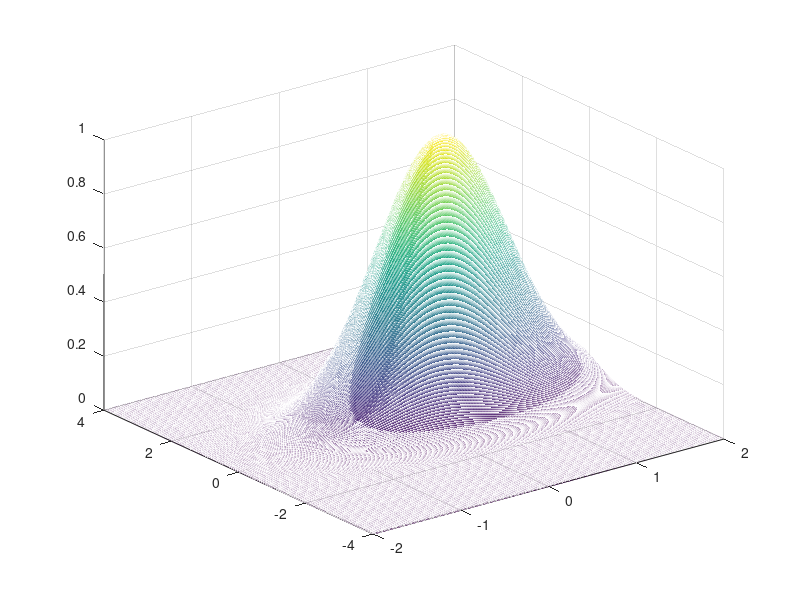

The MATLAB source for this figure:
% III GRAPHS
%1.

x=0:0.001:1;

f = @ (x) exp(10 * x.*(x-1)).*sin(12*pi*x)
plot(x,f(x))

f2 = @ (x) exp(5*x.^2-1).*sqrt(3*cos(12*pi*x))

plot(x,f2(x))


%2.
a=2
b=3
t=0:0.1:10*pi
x = @ (t) (a+b).*cos(t)-b*cos((a/b+1)*t)

y = @ (t) (a+b).*sin(t)-b*sin((a/b+1)*t)

plot(t,x(t),t,y(t))



%3
x=0:0.1:2*pi
f1= @ (x) cos(x)

f2= @ (x) sin(x)

f3= @ (x) cos(2*x)

plot(x,f1(x),x,f2(x),x,f3(x))


%4
x1=0:2:50
x2=1:2:49
y1=x1/2
y2=3*x2+1
y=zeros(1,51)
y(1:2:51)=y1
y(2:2:50)=y2
plot(0:50,y)

%5
res = 2
for c=1:10
    res = 1 + 1/res
end
disp(res)

%6
[X, Y]=meshgrid(-2:0.01:2, -4:0.01:4);

bar= @(x,y) exp(-((x-1/2).^2+(y-1/2).^2))
mesh(X,Y,bar(X,Y))







